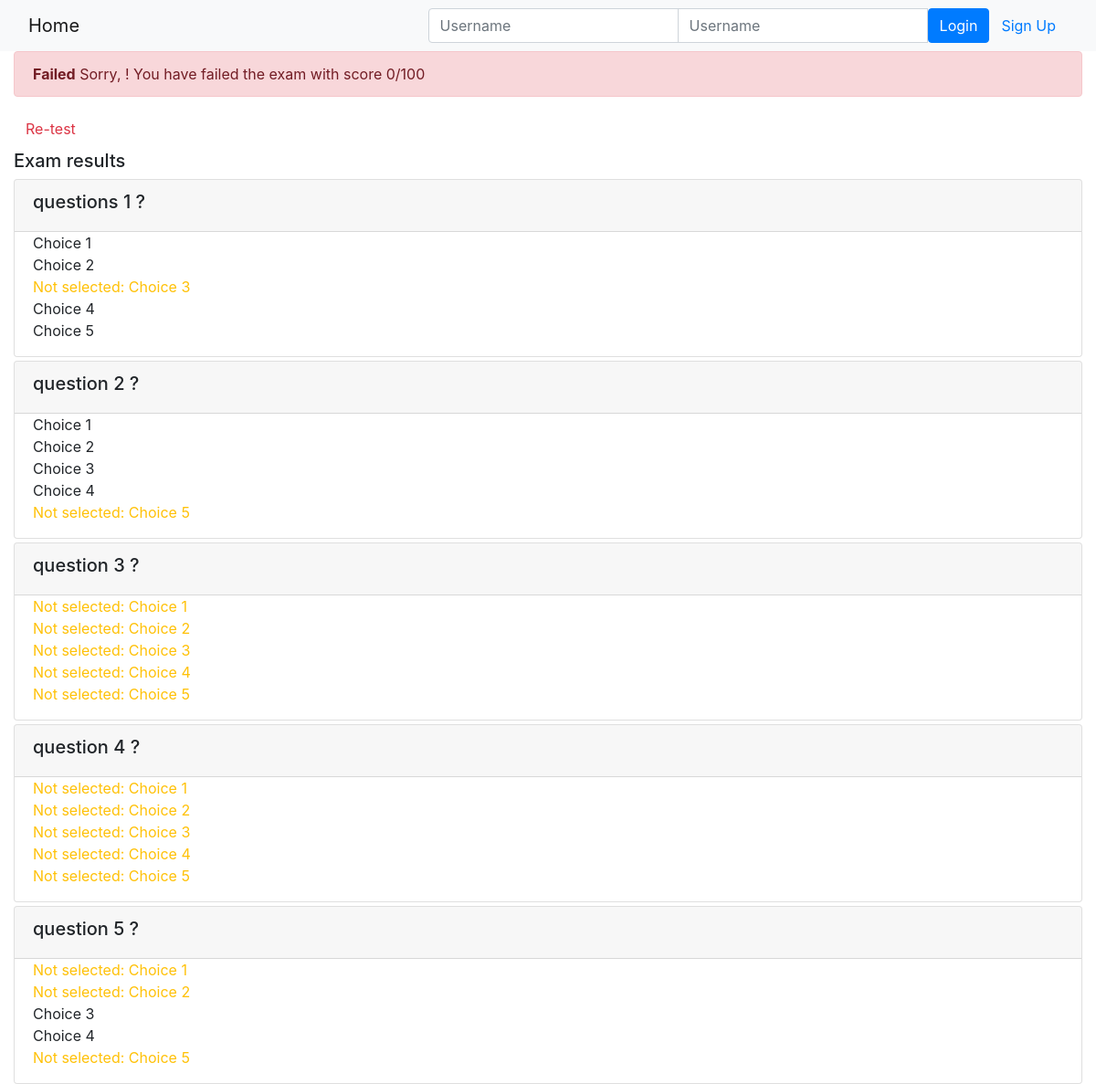
Before: /onlinecourse/course/1/submission/1/result/ with the older database file.
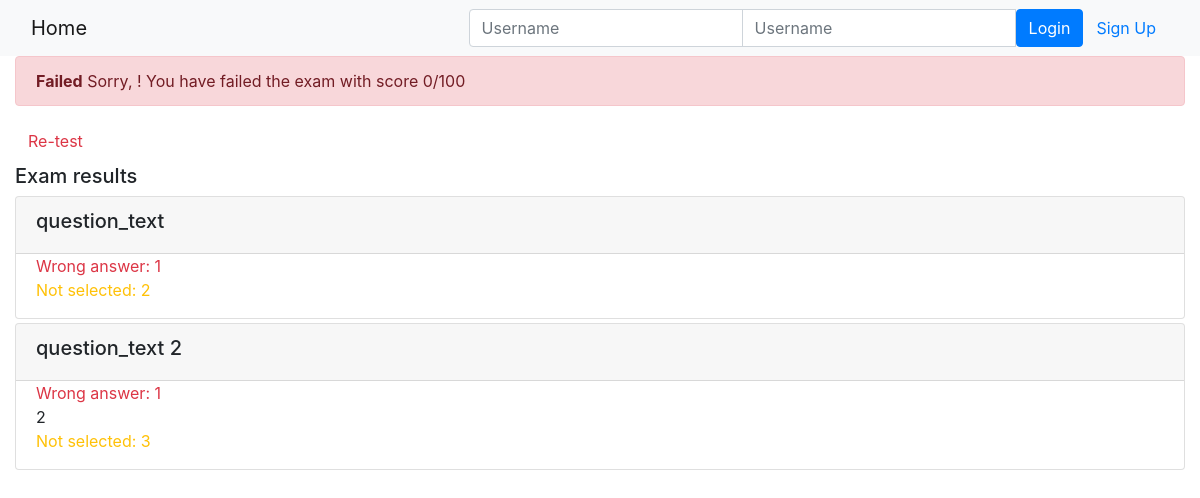
After: the same page with the newer database file.
### onlinecourse/models.py (models this page shows)
class Question(models.Model):
    course = models.ForeignKey(Course, on_delete=models.CASCADE)
    question_text = models.CharField(max_length=200, default="question_text")
    grade =  models.IntegerField(default=0)
    lesson = models.ForeignKey(Lesson, on_delete=models.CASCADE)
    def is_get_score(self, selected_ids):
        all_answers = self.choice_set.filter(is_correct=True).count()
        selected_correct = self.choice_set.filter(is_correct=True, id__in=selected_ids).count()
        if all_answers == selected_correct:
            return True
        else:
            return False

class Choice(models.Model):
    choice_text = models.TextField()
    is_correct = models.BooleanField(default=True)
    question = models.ForeignKey(Question, on_delete = models.CASCADE)

### onlinecourse/views.py (the view)
# urls.py: path('course/<int:course_id>/submission/<int:submission_id>/result/', views.show_exam_result, name='show_exam_result'),
def show_exam_result(request, course_id, submission_id):
    course = get_object_or_404(Course, pk=course_id)
    submission = get_object_or_404(Submission, pk=submission_id)
    choices = submission.choices.all()
    total_mark, mark = 0, 0
    for question in course.question_set.all():
        total_mark += question.grade
        if question.is_get_score(choices):
            mark += question.grade
    return render(
        request,
        'onlinecourse/exam_result_bootstrap.html',
        {"course":course, "choices":choices,"mark":mark,
            "total_mark": total_mark,
            "submission": submission,
            "grade": int((mark / total_mark) * 100)
        }
    )

### onlinecourse/templates/onlinecourse/exam_result_bootstrap.html (shortened to what this page needs)
<!DOCTYPE html>
<html lang="en">
<head>
    {% load static %}
    <link rel="stylesheet" href="https://maxcdn.bootstrapcdn.com/bootstrap/4.5.2/css/bootstrap.min.css">
</head>
<body>
 <nav class="navbar navbar-light bg-light">
    <div class="container-fluid">
        <div class="navbar-header">
              <a class="navbar-brand" href="{% url 'onlinecourse:index' %}">Home</a>
        </div>
        <ul class="nav navbar-nav navbar-right">
            {% if user.is_authenticated %}
            <li>
                <a class="btn btn-link" href="#">{{ user.first_name }}({{ user.username }})</a>
                <a class="btn btn-link" href="{% url 'onlinecourse:logout' %}">Logout</a>
            </li>
            {% else %}
            <li>
                <form class="form-inline" action="{% url 'onlinecourse:login' %}" method="post">
                    <div class="input-group">
                        <input type="text" class="form-control" placeholder="Username" name="username" >
                        <input type="password" class="form-control" placeholder="Username" name="psw" >
                        <button class="btn btn-primary" type="submit">Login</button>
                        <a class="btn btn-link" href="{% url 'onlinecourse:registration' %}">Sign Up</a>
                    </div>
                </form>
            </li>
            {% endif %}
        </ul>
    </div>
</nav>
<div class="container-fluid">
    {% if grade >= 80 %}
    <div class="alert alert-success">
        <b>Congratulations, {{ user.first_name }}!</b> You have passed the exam and completed the course with score {{ grade }}/100
    </div>
    {% else %}
    <div class="alert alert-danger">
        <b>Failed</b> Sorry, {{ user.first_name }}! You have failed the exam with score {{ grade }}/100
    </div>
    <a class="btn btn-link text-danger" href="{% url 'onlinecourse:course_details' course.id %}">Re-test</a>
    {% endif %}
    <div class="card-columns-vertical mt-1">
        <h5 class="">Exam results</h5>
        {% for question in course.question_set.all %}
        <div class="card mt-1">
            <div class="card-header"><h5>{{ question.question_text }}</h5></div>
            <div class="form-group">
                {% for choice in question.choice_set.all %}
                <div class="form-check">
                    {% if choice.is_correct and choice in choices %}
                    <div class="text-success">Correct answer: {{ choice.choice_text }}</div>
                    {% else %}{% if choice.is_correct and not choice in choices %}
                    <div class="text-warning">Not selected: {{ choice.choice_text }}</div>
                    {% else %}{% if not choice.is_correct and choice in choices %}
                    <div class="text-danger">Wrong answer: {{ choice.choice_text }}</div>
                    {% else %}
                    <div>{{ choice.choice_text }}</div>
                    {% endif %}{% endif %}{% endif %}
                </div>
                {% endfor %}
            </div>
        </div>
        {% endfor %}
    </div>
</div>
</body>
</html>

Changed rows visible on the page:
removed Choice: choice_text "Choice 1", shown under Question "question 2 ?"
removed Choice: choice_text "Choice 2", shown under Question "question 2 ?"
removed Choice: choice_text "Choice 3", shown under Question "question 2 ?"
removed Choice: choice_text "Choice 4", shown under Question "question 2 ?"
removed Choice: choice_text "Choice 5", shown under Question "question 2 ?"
removed Question: question_text "question 3 ?"
removed Choice: choice_text "Choice 1", shown under "question 3 ?"
removed Choice: choice_text "Choice 2", shown under "question 3 ?"
removed Choice: choice_text "Choice 3", shown under "question 3 ?"
removed Choice: choice_text "Choice 4", shown under "question 3 ?"
removed Choice: choice_text "Choice 5", shown under "question 3 ?"
removed Question: question_text "question 4 ?"
removed Choice: choice_text "Choice 1", shown under "question 4 ?"
removed Choice: choice_text "Choice 2", shown under "question 4 ?"
removed Choice: choice_text "Choice 3", shown under "question 4 ?"
removed Choice: choice_text "Choice 4", shown under "question 4 ?"
removed Choice: choice_text "Choice 5", shown under "question 4 ?"
removed Question: question_text "question 5 ?"
removed Choice: choice_text "Choice 1", shown under "question 5 ?"
removed Choice: choice_text "Choice 2", shown under "question 5 ?"
removed Choice: choice_text "Choice 3", shown under "question 5 ?"
removed Choice: choice_text "Choice 4", shown under "question 5 ?"
removed Choice: choice_text "Choice 5", shown under "question 5 ?"
changed Question: question_text "questions 1 ?" → "question_text"; loses Choice (choice_text "Choice 3"); loses Choice (choice_text "Choice 4"); loses Choice (choice_text "Choice 5")
changed Choice (number 1 of 5 on the later page): choice_text "Choice 1" → "1"
changed Choice (number 2 of 5 on the later page): is_correct False → True (drawn); choice_text "Choice 2" → "2"
changed Question: question_text "question 2 ?" → "question_text 2"; gains Choice (choice_text "1"); gains Choice (choice_text "2"); gains Choice (choice_text "3")
